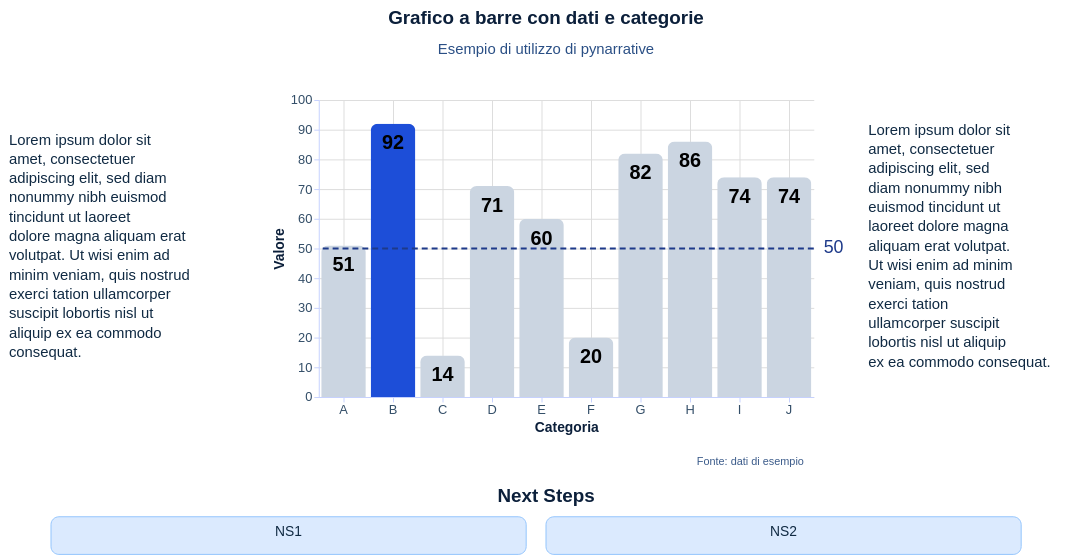

Notebook cell for this chart:
### Markdown cell above
*Minimal Template*

### Code cell
from pynarrative import MinimalTemplate as MT

storia = (
    pn.Story(
    #Costruzione dell'oggetto di classe Story
        data = dati_categorie,
        width = 500,
        height = 300,
        template = MT
    )

    #Chiamata dei metodi

    .mark_bar(
        cornerRadiusTopLeft = 7,
        cornerRadiusTopRight = 7,

    )

    .encode( #encoding dei dati
        x = alt.X("categorie:N", title = "Categoria", axis = alt.Axis(grid = True)),
        y = alt.Y("valori:Q", title = "Valore", axis = alt.Axis(grid = True))
    )
    

    .add_title( #titolo e sottotitolo
        title = "Grafico a barre con dati e categorie",
        subtitle = "Esempio di utilizzo di pynarrative",
        align = "center"
    )

    .add_context( #contesto, testo, spiegazione
        text = "Lorem ipsum dolor sit amet, consectetuer adipiscing elit, sed diam nonummy nibh euismod tincidunt ut laoreet dolore magna aliquam erat volutpat. Ut wisi enim ad minim veniam, quis nostrud exerci tation ullamcorper suscipit lobortis nisl ut aliquip ex ea commodo consequat.",
        position = "left",
    )

    .add_context( #contesto, testo, spiegazione
        text = "Lorem ipsum dolor sit amet, consectetuer adipiscing elit, sed diam nonummy nibh euismod tincidunt ut laoreet dolore magna aliquam erat volutpat. Ut wisi enim ad minim veniam, quis nostrud exerci tation ullamcorper suscipit lobortis nisl ut aliquip ex ea commodo consequat.",
        position = "right",
    )

    .add_next_steps( #prossima parte della storia
        steps = ["NS1", "NS2"],
        title = "Next Steps", #
        position = "bottom" #
    )

    .add_source( #fonte
        text = "Fonte: dati di esempio",
        position = "bottom",
        align = "right"
    )


    .add_labels_chart(
        font_size = 20,
        font_weight = "bold",
        dy = 20
    )

    .add_line(
        orientation = "horizontal",
        value = 50,
    )

    .add_highlight("B")
    


    .render()
)

storia

### Figure 1 — Vega-Lite specification as saved in the notebook (floating-point values rounded to 4 significant figures)
{"config": {"view": {"continuousWidth": 300, "continuousHeight": 300, "strokeWidth": 0}, "axis": {"domainColor": "#c7d2fe", "grid": false, "labelColor": "#334e68", "labelFont": "Helvetica", "labelFontSize": 13, "tickColor": "#c7d2fe", "titleColor": "#0b1f3a", "titleFont": "Helvetica", "titleFontSize": 14}, "axisX": {"labelAngle": 0, "labelExpr": "length(datum.label) > 12 ? replace(datum.label, /\\s+/, '\\n') : datum.label", "labelLineHeight": 14}, "bar": {"color": "#1d4ed8"}, "legend": {"labelColor": "#334e68", "labelFont": "Helvetica", "labelFontSize": 12, "titleColor": "#0b1f3a", "titleFont": "Helvetica", "titleFontSize": 12}, "line": {"color": "#27A0D9"}, "mark": {"strokeWidth": 2.5}, "point": {"color": "#000000", "filled": true, "size": 75}, "range": {"category": ["#27A0D9", "#348035", "#c2a46c", "#a46cc2", "#d96027"]}, "title": {"color": "#0b1f3a", "font": "Helvetica", "fontSize": 19}}, "vconcat": [{"layer": [{"mark": {"type": "text", "align": "center", "baseline": "top", "color": "#0b1f3a", "font": "Helvetica", "fontSize": 19, "fontWeight": "bold", "text": "Grafico a barre con dati e categorie"}, "encoding": {"x": {"value": 500.0}, "y": {"value": 4}}}, {"mark": {"type": "text", "align": "center", "baseline": "top", "color": "#2a4f85", "font": "Helvetica", "fontSize": 15, "text": "Esempio di utilizzo di pynarrative"}, "encoding": {"x": {"value": 500.0}, "y": {"value": 38}}}], "data": {"name": "data-6fad5c34291b82fc9632cbce143d677a"}, "height": 70, "width": 1000.0}, {"vconcat": [{"hconcat": [{"hconcat": [{"layer": [{"mark": {"type": "rect", "color": "#ffffff", "cornerRadius": 0, "opacity": 0.0, "stroke": "#ffffff", "strokeWidth": 0}, "encoding": {"x": {"value": 0}, "x2": {"value": 250.0}, "y": {"value": 29.0}, "y2": {"value": 271.0}}}, {"mark": {"type": "text", "align": "left", "baseline": "top", "color": "#102a43", "font": "Helvetica", "fontSize": 15, "fontStyle": "normal", "fontWeight": "normal", "lineBreak": "\n", "lineHeight": 19.5, "text": "Lorem ipsum dolor sit\namet, consectetuer\nadipiscing elit, sed diam\nnonummy nibh euismod\ntincidunt ut laoreet\ndolore magna aliquam erat\nvolutpat. Ut wisi enim ad\nminim veniam, quis nostrud\nexerci tation ullamcorper\nsuscipit lobortis nisl ut\naliquip ex ea commodo\nconsequat."}, "encoding": {"x": {"value": 4}, "y": {"value": 33.0}}}], "data": {"name": "data-6fad5c34291b82fc9632cbce143d677a"}, "height": 300, "width": 250.0}, {"layer": [{"mark": {"type": "bar", "cornerRadiusTopLeft": 7, "cornerRadiusTopRight": 7}, "encoding": {"color": {"condition": {"test": "(datum['categorie'] === 'B')", "value": "#1d4ed8"}, "value": "#cbd5e1"}, "x": {"axis": {"grid": true}, "field": "categorie", "title": "Categoria", "type": "nominal"}, "y": {"axis": {"grid": true}, "field": "valori", "title": "Valore", "type": "quantitative"}}}, {"mark": {"type": "text", "align": "center", "angle": 0, "color": "#000000", "dx": 0, "dy": 20, "fontSize": 20, "fontWeight": "bold", "lineBreak": "\n"}, "encoding": {"text": {"field": "valori", "type": "quantitative"}, "x": {"field": "categorie", "type": "nominal"}, "y": {"field": "valori", "type": "quantitative"}}}, {"data": {"name": "data-6fad5c34291b82fc9632cbce143d677a"}, "mark": {"type": "text", "align": "right", "baseline": "top", "color": "#3b5b8a", "font": "Helvetica", "fontSize": 11, "lineBreak": "\n", "text": "Fonte: dati di esempio"}, "encoding": {"x": {"value": 490}, "y": {"value": 360}}}, {"layer": [{"data": {"name": "data-e94b98131d8354ad2d7fef474f689388"}, "mark": {"type": "rule", "color": "#1e3a8a", "strokeDash": [6, 4], "strokeWidth": 2}, "encoding": {"y": {"field": "y", "type": "quantitative"}}}, {"data": {"name": "data-8ae341a3abcf4f04b776991a4b98e009"}, "mark": {"type": "text", "align": "left", "color": "#1e3a8a", "dx": 0, "dy": 0, "fontSize": 18, "fontStyle": "normal", "fontWeight": "normal"}, "encoding": {"text": {"value": "50"}, "x": {"value": 510}, "y": {"field": "y", "type": "quantitative"}}}]}], "data": {"name": "data-3deff3c83dd1251d975b1c846aaeeb3c"}, "height": 300, "width": 500}]}, {"layer": [{"mark": {"type": "rect", "color": "#ffffff", "cornerRadius": 0, "opacity": 0.0, "stroke": "#ffffff", "strokeWidth": 0}, "encoding": {"x": {"value": 0}, "x2": {"value": 225.0}, "y": {"value": 19.25}, "y2": {"value": 280.8}}}, {"mark": {"type": "text", "align": "left", "baseline": "top", "color": "#102a43", "font": "Helvetica", "fontSize": 15, "fontStyle": "normal", "fontWeight": "normal", "lineBreak": "\n", "lineHeight": 19.5, "text": "Lorem ipsum dolor sit\namet, consectetuer\nadipiscing elit, sed\ndiam nonummy nibh\neuismod tincidunt ut\nlaoreet dolore magna\naliquam erat volutpat.\nUt wisi enim ad minim\nveniam, quis nostrud\nexerci tation\nullamcorper suscipit\nlobortis nisl ut aliquip\nex ea commodo consequat."}, "encoding": {"x": {"value": 4}, "y": {"value": 23.25}}}], "data": {"name": "data-6fad5c34291b82fc9632cbce143d677a"}, "height": 300, "width": 225.0}]}, {"hconcat": [{"layer": [{"mark": {"type": "rect", "color": "#dbeafe", "cornerRadius": 8, "opacity": 1.0, "stroke": "#93c5fd", "strokeWidth": 1}, "encoding": {"x": {"axis": null, "field": "x", "type": "quantitative"}, "x2": {"field": "x2"}, "y": {"axis": null, "field": "y", "type": "quantitative"}, "y2": {"field": "y2"}}}, {"mark": {"type": "text", "align": "center", "baseline": "top", "clip": true, "color": "#102a43", "font": "Helvetica", "fontSize": 14, "lineBreak": "\n", "lineHeight": 16}, "encoding": {"text": {"field": "text", "type": "nominal"}, "x": {"axis": null, "field": "x_mid", "type": "quantitative"}, "y": {"axis": null, "field": "y_text", "type": "quantitative"}}}], "height": 38, "title": {"text": ["Next Steps"], "color": "#0b1f3a", "font": "Helvetica", "fontSize": 19, "offset": 10}, "width": 1000.0}], "center": true, "data": {"name": "data-695f94e0630b4b65b1e7ed527059215e"}}], "center": true}], "center": true, "resolve": {"axis": {"x": "shared", "y": "shared"}}, "$schema": "https://vega.github.io/schema/vega-lite/v6.4.1.json", "datasets": {"data-6fad5c34291b82fc9632cbce143d677a": [{"_": 0}], "data-3deff3c83dd1251d975b1c846aaeeb3c": [{"categorie": "A", "valori": 51}, {"categorie": "B", "valori": 92}, {"categorie": "C", "valori": 14}, {"categorie": "D", "valori": 71}, {"categorie": "E", "valori": 60}, {"categorie": "F", "valori": 20}, {"categorie": "G", "valori": 82}, {"categorie": "H", "valori": 86}, {"categorie": "I", "valori": 74}, {"categorie": "J", "valori": 74}], "data-e94b98131d8354ad2d7fef474f689388": [{"y": 50}], "data-8ae341a3abcf4f04b776991a4b98e009": [{"y": 50, "label_x": 0}], "data-695f94e0630b4b65b1e7ed527059215e": [{"x": 0, "y": 0, "x2": 240, "y2": 28, "text": "NS1", "x_mid": 120.0, "y_text": 22}, {"x": 250, "y": 0, "x2": 490, "y2": 28, "text": "NS2", "x_mid": 370.0, "y_text": 22}]}}
